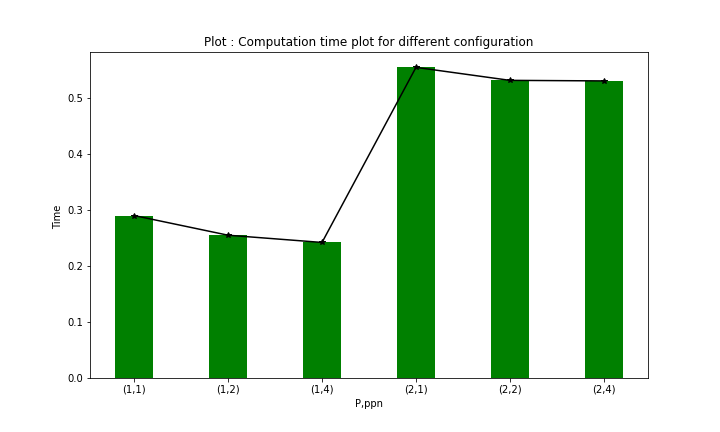

Source code (Python):
import numpy as np
import matplotlib.pyplot as plt

# creating the dataset
p_ppn = ["(1,1)","(1,2)","(1,4)","(2,1)","(2,2)","(2,4)"]

f = open("time_data.txt", "r")
L = f.readlines()
time = [float(x.strip('\n')) for x in L]

# time = [0.290032,0.254913,0.242012,0.554573,0.531395,0.530405]

fig = plt.figure(figsize = (10, 6))

# creating the bar plot
plt.bar(p_ppn, time, color ='green',width = 0.4)
plt.plot(time, color ='black',marker='*' )

plt.xlabel("P,ppn")
plt.ylabel("Time ")
plt.title("Plot : Computation time plot for different configuration")
plt.savefig('plot.png')
plt.show()